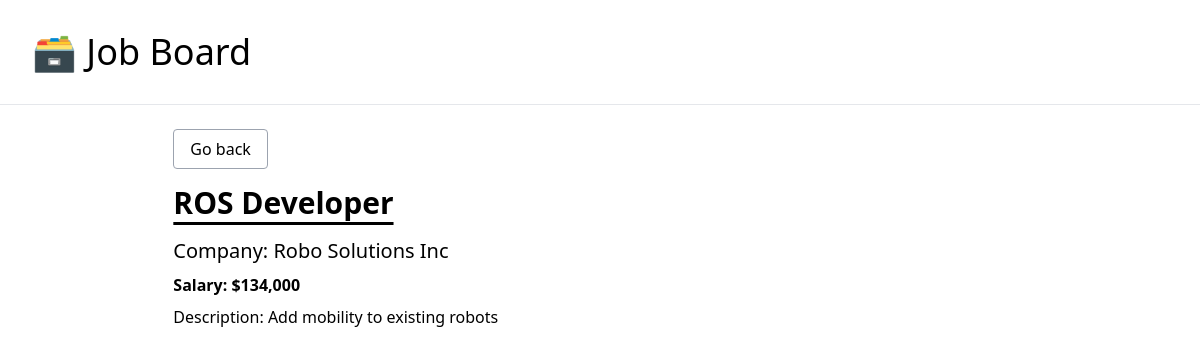
The app's page /job/3/ with its own data.
### job_board/models.py (models this page shows, shortened)
class JobPosting(models.Model):
    title = models.CharField(max_length=100)
    description = models.TextField()
    company = models.CharField(max_length=100)
    salary = models.IntegerField()
    is_active = models.BooleanField(default = False)

### job_board/views.py (the view)
# urls.py: path('job/<int:pk>/', views.job_detail, name='job-detail'),
def job_detail(request, pk):
    posting = get_object_or_404(JobPosting, pk=pk, is_active=True)
    context = {
        "posting": posting
    }
    return render(request, 'job_board/detail.html', context)

### job_board/templates/job_board/detail.html
{% extends 'job_board/_base.html' %}
{% load humanize %}
{% block content %}
<div class="w-10/12 mx-auto">
    <p class="pb-6"><a href="{% url 'home' %}" class="border border-gray-400 rounded px-4 py-2 hover:bg-gray-200">Go back</a></p>
    <h1 class="text-3xl font-semibold pb-4 underline underline-offset-8">{{posting.title}}</h1>
    <p class="pb-2 text-xl">Company: {{posting.company}}</p>
    <p class="pb-2 font-semibold">Salary: ${{posting.salary|intcomma}}</p>
    <p>Description: {{posting.description}}</p>
</div>
{% endblock content %}

### records on screen
JobPosting: title "ROS Developer", company "Robo Solutions Inc", salary "134,000", description "Add mobility to existing robots"
